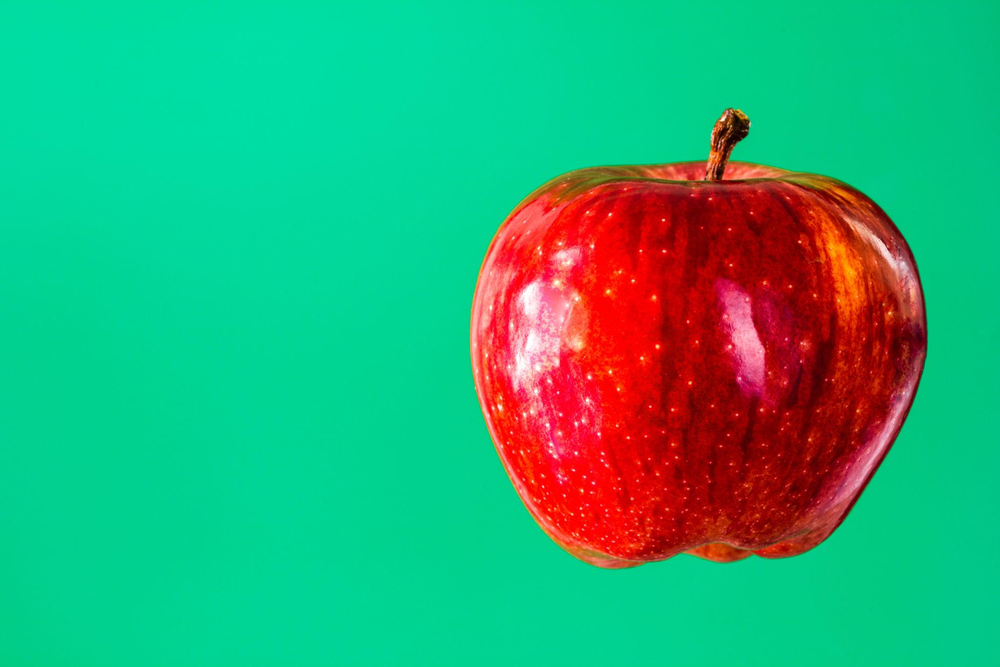
#> input picture Exp36_input_img.png, 1000 x 667 px, shrunk from 2048 x 1366 before the run, found by its file name
$ jupyter execute Experiment_16_.ipynb   (older library calls are emulated)
#> lines starting #> are read from the running program, lines starting #| are printed output that depends on the picture
<a href="https://colab.research.google.com/github/monikamoni022007-ux/ITA0520---COMPUTER-VISION/blob/main/EXPERIMENTS/Experiment_16_.ipynb" target="_parent"></a>

[cell 1]
from google.colab import files
uploaded = files.upload()
#> the answer given: Exp36_input_img.png

import cv2
import numpy as np
import matplotlib.pyplot as plt

# Check if a file was actually uploaded
if not uploaded:
    print("No file uploaded. Please run the cell again and upload an image.")
else:
    filename = list(uploaded.keys())[0]
    image = cv2.imread(filename)
#> image is the input picture: shape (667, 1000, 3); mean B, G, R 119.1, 169.5, 45.2

    # Check if OpenCV successfully read the image
    if image is None:
        print(f"Error: Could not read '{filename}'. Please make sure it is a valid image file (PNG, JPG, etc.).")
    else:
        print("Image uploaded successfully:", filename)

        # Convert to grayscale
        gray = cv2.cvtColor(image, cv2.COLOR_BGR2GRAY)
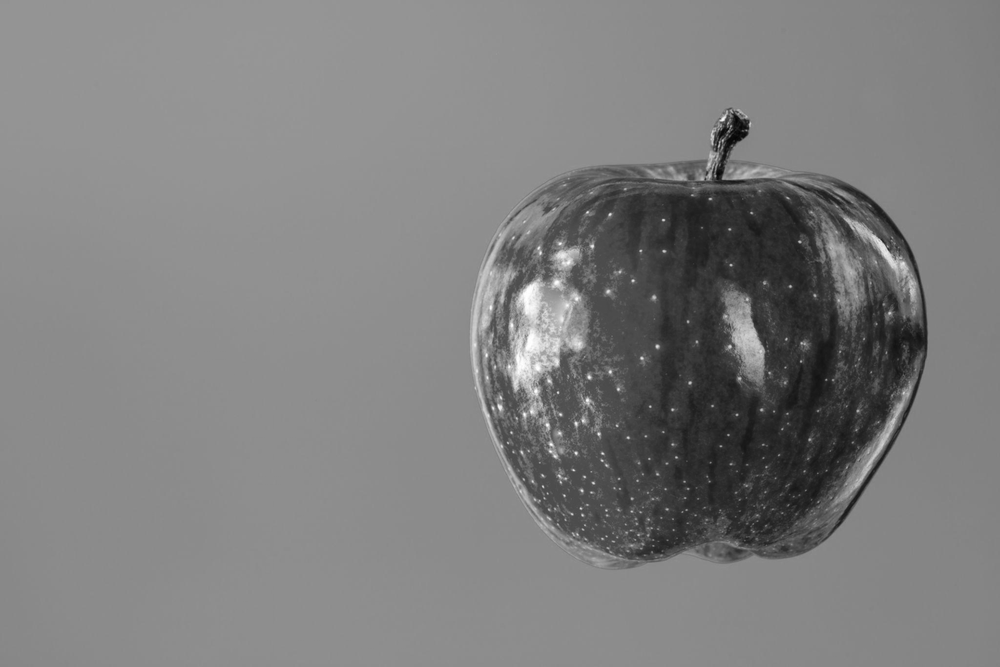
#> gray: shape (667, 1000); min 4, max 255, mean 126.6

        # Compute Sobel gradients
        sobel_x = cv2.Sobel(gray, cv2.CV_64F, 1, 0, ksize=3)
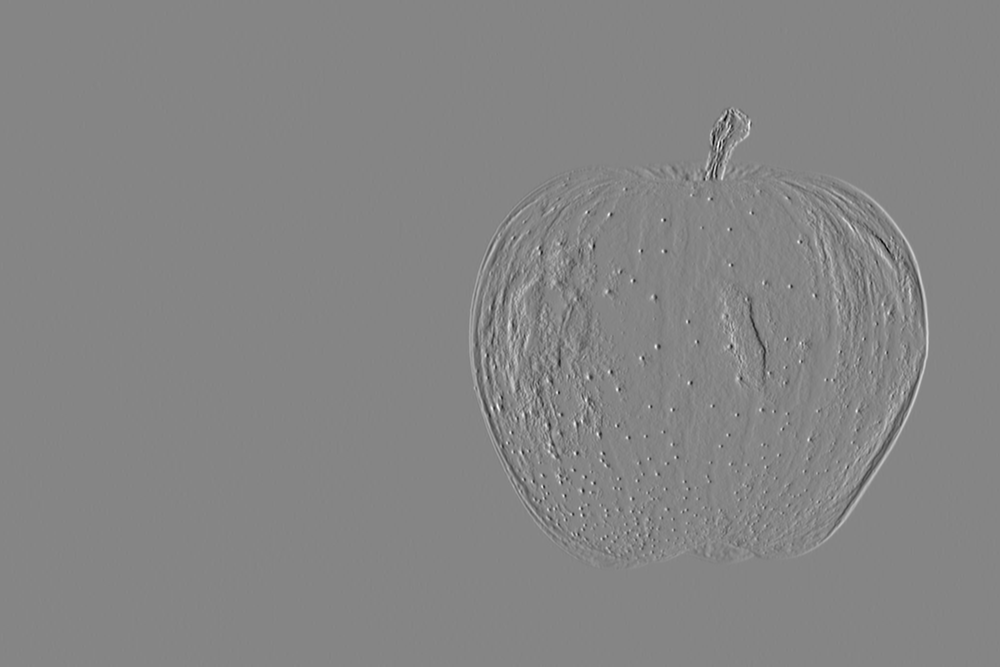
#> sobel_x: shape (667, 1000) float64; min -605, max 551, mean -0.1; drawn with min black and max white
        sobel_y = cv2.Sobel(gray, cv2.CV_64F, 0, 1, ksize=3)
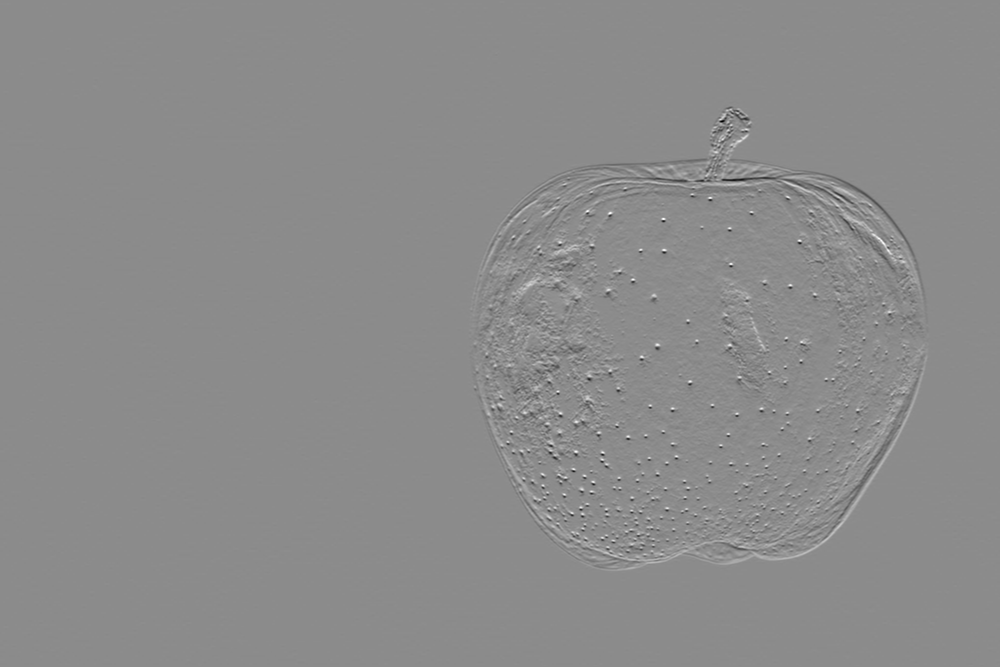
#> sobel_y: shape (667, 1000) float64; min -593, max 488, mean 0; drawn with min black and max white

        # Convert back to uint8 absolute values
        sobel_x = cv2.convertScaleAbs(sobel_x)
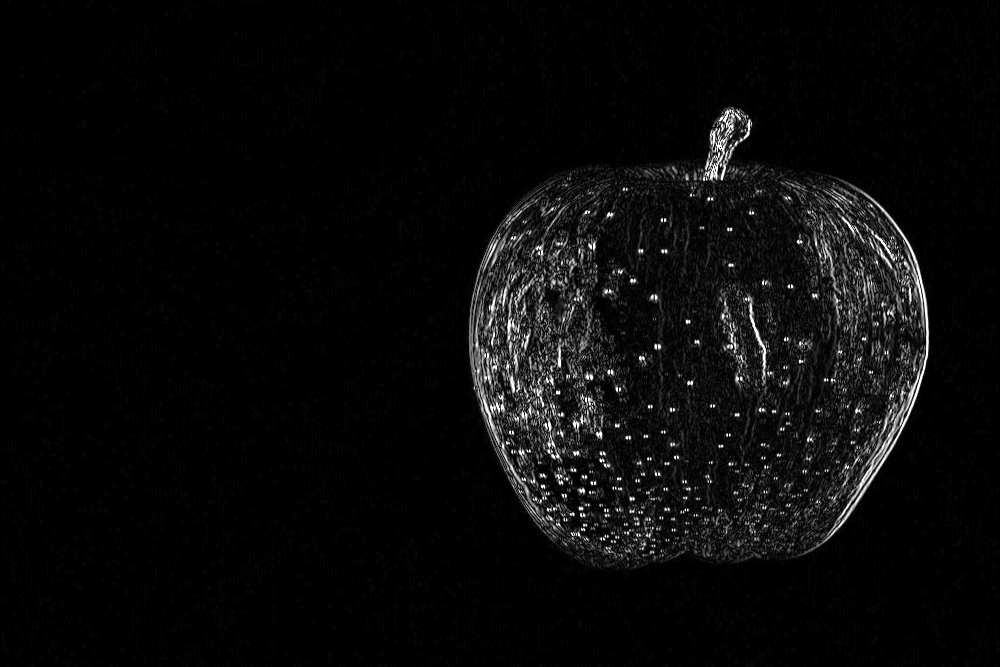
#> sobel_x: shape (667, 1000); min 0, max 255, mean 9.9
        sobel_y = cv2.convertScaleAbs(sobel_y)
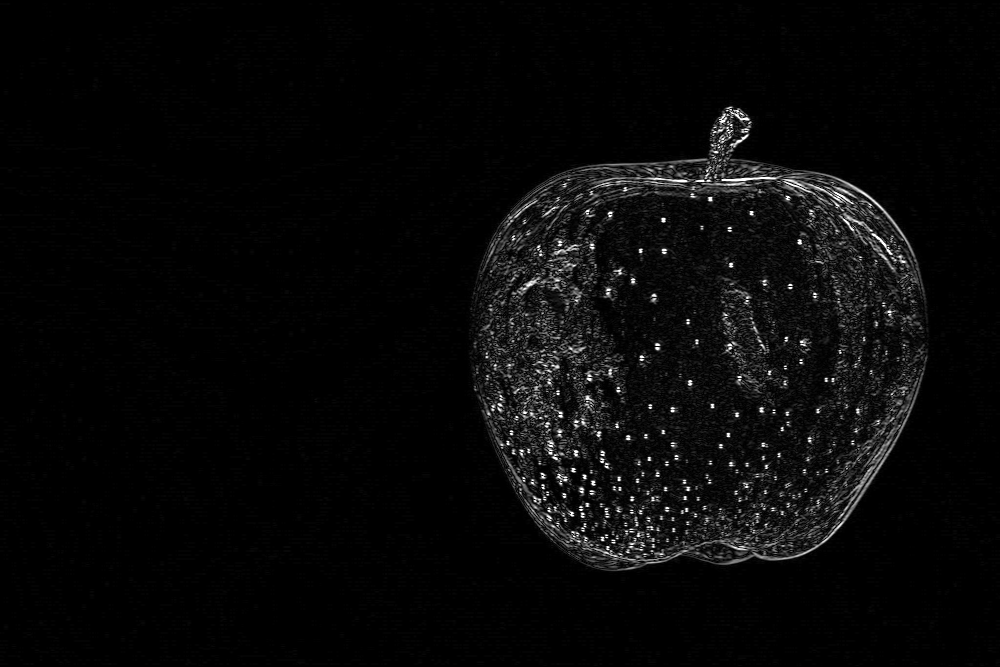
#> sobel_y: shape (667, 1000); min 0, max 255, mean 8.5

        # Combine both X and Y gradients
        sobel_combined = cv2.addWeighted(sobel_x, 0.5, sobel_y, 0.5, 0)
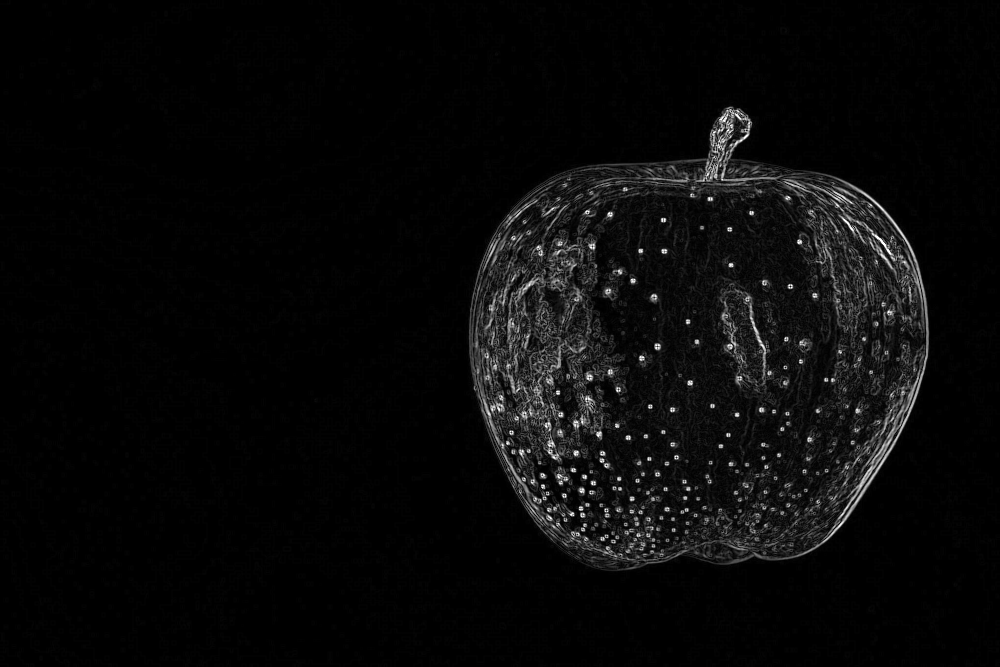
#> sobel_combined: shape (667, 1000); min 0, max 255, mean 9.2

        # Plotting the results
        plt.figure(figsize=(12, 8))

        plt.subplot(2, 2, 1)
        plt.imshow(cv2.cvtColor(image, cv2.COLOR_BGR2RGB))
        plt.title("Original Image")
        plt.axis("off")

        plt.subplot(2, 2, 2)
        plt.imshow(sobel_x, cmap="gray")
        plt.title("Sobel X - Vertical Edges")
        plt.axis("off")

        plt.subplot(2, 2, 3)
        plt.imshow(sobel_y, cmap="gray")
        plt.title("Sobel Y - Horizontal Edges")
        plt.axis("off")

        plt.subplot(2, 2, 4)
        plt.imshow(sobel_combined, cmap="gray")
        plt.title("Combined Sobel Edge Detection")
        plt.axis("off")

        plt.show()
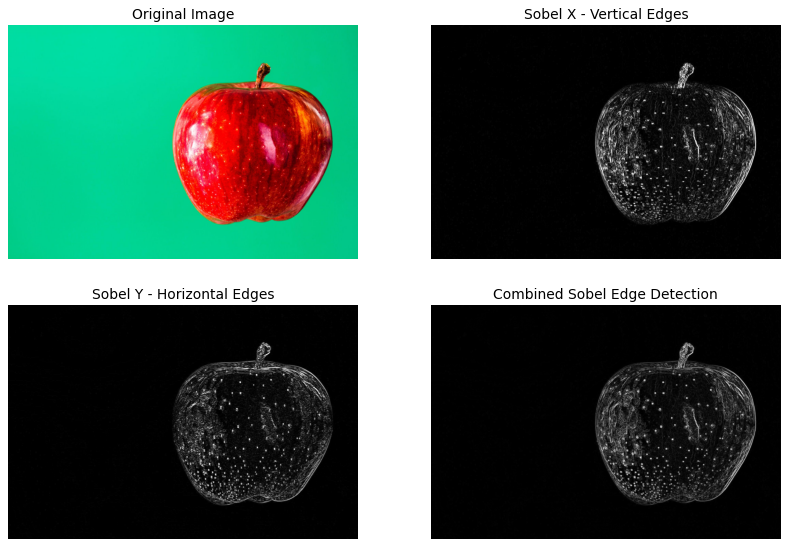
#> figure drawn by matplotlib, 4 panels
